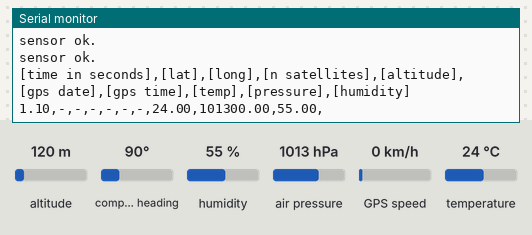
This sketch was run on a simulated Arduino Uno, built for the host (arithmetic inside an expression is 32-bit, double 64-bit). Shown: the last lines printed to the serial monitor. The test bench sets the inputs (shaded band); at power-on: altitude 120 m, humidity 55 %, air pressure 1013 hPa, temperature 24 °C, compass heading 90°, GPS speed 0 km/h. The GPS gets a fix after 3 s at 37.7749, -122.4194 with 8 satellites.

Above: at 1.2 s.
1.3 s: altitude set to 20 m
At 4.5 s:
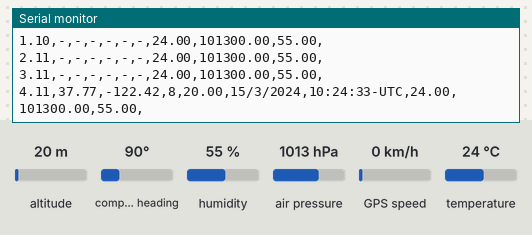
5.5 s: humidity set to 22 %
At 6.6 s:
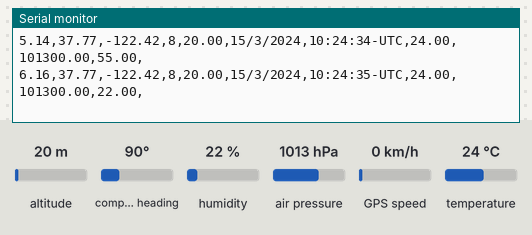
7.0 s: air pressure set to 952 hPa
At 8.0 s:
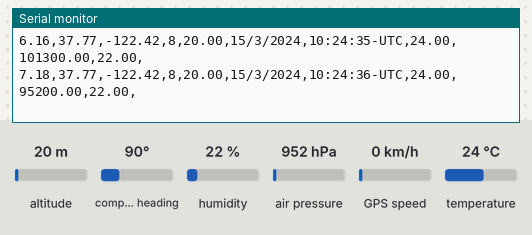
8.5 s: temperature set to 12 °C
At 10.1 s:
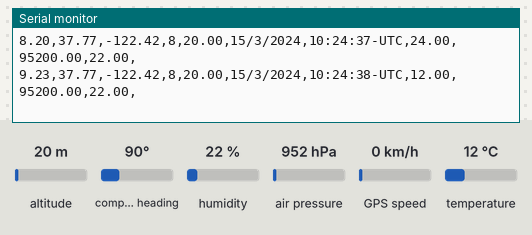
Timing chart, 0 to 11.0 s (numbered marks = the images above; inputs shaded):
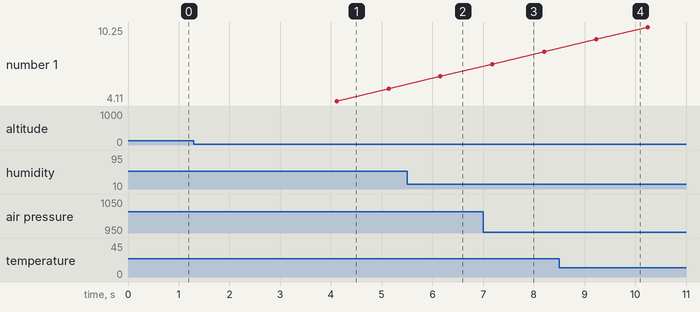

The sketch:

mision_primaria.ino
```cpp
#include <SoftwareSerial.h>
#include <TinyGPS.h>
#include <Adafruit_BME280.h>


Adafruit_BME280 bme; // I2C

TinyGPS gps;
const byte rxPinGPS = 13;
const byte txPinGPS = 12;
SoftwareSerial ss(rxPinGPS, txPinGPS);


const byte rxPinAPC = 2;
const byte txPinAPC = 3;

// Set up a new SoftwareSerial object
SoftwareSerial apc(rxPinAPC, txPinAPC);


String gps_values = "";
String bme_values = "";
String values;


void setup()
{

  Serial.println("IES-GPB");
  Serial.println("CanSat 2024");

  //USB serial port
  Serial.begin(9600);

  //GPS
  ss.begin(9600);


  //APC220 Radio module
  apc.begin(9600);


  //temperature sensor
  Serial.println("bme status......   ");
  boolean bme280Status = bme.begin();
  Serial.println(bme280Status);

  if (!bme280Status) {
    Serial.println("Could not find a valid BME280 sensor, check wiring!");
    while (1);
  } else {
    Serial.println("sensor ok.");
  }

  Serial.println("sensor ok.");

  Serial.println("[time in seconds],[lat],[long],[n satellites],[altitude],[gps date],[gps time],[temp],[pressure],[humidity]");
}

void loop()
{

  bool newData = false;
  unsigned long chars;
  unsigned short sentences, failed;

  // For one second we parse GPS data and report some key values
  for (unsigned long start = millis(); millis() - start < 1000;)
  {
    while (ss.available())
    {
      char c = ss.read();
      // Serial.write(c); // uncomment this line if you want to see the GPS data flowing
      if (gps.encode(c)) // Did a new valid sentence come in?
        newData = true;
    }
  }
  if (newData)
  {
    float flat, flon;
    unsigned long age;
    gps.f_get_position(&flat, &flon, &age);
    gps_values = "";
    gps_values += flat;
    gps_values += ",";
    gps_values += flon;
    gps_values += ",";


    gps_values += gps.satellites();
    gps_values += ",";
    gps_values += (float)gps.altitude()/100;
    gps_values += ",";

    int year;
    byte month, day, hour, minute, second, hundredths;
    gps.crack_datetime(&year,&month,&day,&hour,&minute,&second,&hundredths);

    gps_values += day;
    gps_values += "/";
    gps_values += month;
    gps_values += "/";
    gps_values += year;
    gps_values += ",";

    gps_values += hour;
    gps_values += ":";
    gps_values += minute;
    gps_values += ":";
    gps_values += second;
    gps_values += "-UTC,";

  } else {
    gps_values = "-,-,-,-,-,-,";
  }

  //BME280
  bme_values = "";
  bme_values += bme.readTemperature();
  bme_values += ",";
  bme_values += bme.readPressure();
  bme_values += ",";
  bme_values += bme.readHumidity();
  bme_values += ",";


  values = "";
  values += (float)millis()/1000;
  values += ",";
  values += gps_values;
  values += bme_values;

  Serial.println(values);
  apc.println(values);
}
```

Measured:
- after the input at 1.3 s, the serial monitor: prints a new line after 2.8 s (image 1)
- after the input at 5.5 s, the serial monitor: prints a new line after 0.66 s (image 2)
- after the input at 7.0 s, the serial monitor: prints a new line after 0.18 s (image 3)
- after the input at 8.5 s, the serial monitor: prints a new line after 0.73 s (image 4)
- plotted number 1: 6.16 → 8.2 after the input at 7.0 s
